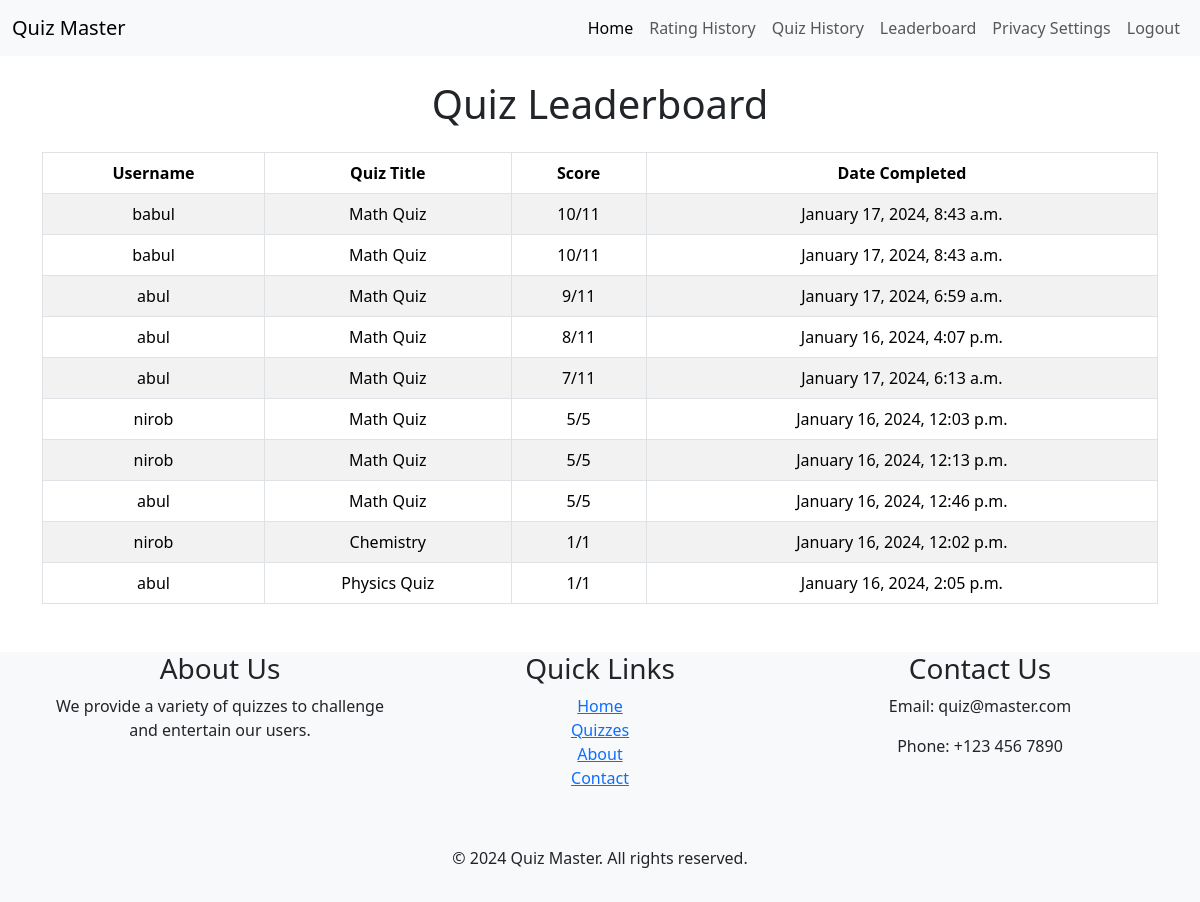
Screenshot of /leaderboard/ (signed in) with the database file from the repository.
### quizzes/models.py (models this page shows, shortened)
class UserQuizHistory(models.Model):
    user = models.ForeignKey(User, on_delete=models.CASCADE)
    quiz = models.ForeignKey(Quiz, on_delete=models.CASCADE)
    score = models.IntegerField()
    totalMarks = models.IntegerField(default=0)
    completed_at = models.DateTimeField(auto_now_add=True)
    selected_choices = models.ManyToManyField(
        Choice, related_name='selected_choices', blank=True)

class Quiz(models.Model):
    title = models.CharField(max_length=255)
    description = models.TextField()
    category = models.ForeignKey(Category, on_delete=models.CASCADE)
    has_time_limit = models.BooleanField(default=False)
    created_at = models.DateTimeField(auto_now_add=True, editable=False)
    updated_at = models.DateTimeField(auto_now=True)
    image = models.ImageField(upload_to='quizzes/media/uploads', null=True,
                              blank=True, help_text='Upload an image for the quiz')

### core/views.py (the view)
# urls.py: path('leaderboard/', leaderboard, name='leaderboard'),
@login_required
def leaderboard(request):
    top_scores = UserQuizHistory.objects.order_by('-score')[:10]
    context = {
        'top_scores': top_scores,
    }
    return render(request, 'leaderboard.html', context)

### core/templates/leaderboard.html
{% extends 'base.html' %}
{% block content %}
<div class="container mt-4">
    {% if top_scores %}
        <h1 class="text-center mb-4">Quiz Leaderboard</h1>
        <table class="table table-striped table-bordered text-center">
            <thead class="thead-dark">
                <tr>
                    <th scope="col">Username</th>
                    <th scope="col">Quiz Title</th>
                    <th scope="col">Score</th>
                    <th scope="col">Date Completed</th>
                </tr>
            </thead>
            <tbody>
                {% for score in top_scores %}
                <tr>
                    <td>{{ score.user.username }}</td>
                    <td>{{ score.quiz.title }}</td>
                    <td>{{ score.score }}/{{ score.totalMarks }}</td>
                    <td>{{ score.completed_at|date:"F j, Y, g:i a" }}</td>
                </tr>
                {% endfor %}
            </tbody>
        </table>
    {% else %}
        <div style="height: 500px;" class="d-flex justify-content-center align-items-center">
            <p>No scores available.</p>
        </div>
    {% endif %}
</div>
{% endblock %}

### rows the page displays
UserQuizHistory: user.username "babul", quiz "Math Quiz", score "10", totalMarks "11", completed_at "January 17, 2024, 8:43 a.m."
UserQuizHistory: user.username "babul", quiz "Math Quiz", score "10", totalMarks "11", completed_at "January 17, 2024, 8:43 a.m."
UserQuizHistory: user.username "abul", quiz "Math Quiz", score "9", totalMarks "11", completed_at "January 17, 2024, 6:59 a.m."
UserQuizHistory: user.username "abul", quiz "Math Quiz", score "8", totalMarks "11", completed_at "January 16, 2024, 4:07 p.m."
UserQuizHistory: user.username "abul", quiz "Math Quiz", score "7", totalMarks "11", completed_at "January 17, 2024, 6:13 a.m."
UserQuizHistory: user.username "nirob", quiz "Math Quiz", score "5", totalMarks "5", completed_at "January 16, 2024, 12:03 p.m."
UserQuizHistory: user.username "nirob", quiz "Math Quiz", score "5", totalMarks "5", completed_at "January 16, 2024, 12:13 p.m."
UserQuizHistory: user.username "abul", quiz "Math Quiz", score "5", totalMarks "5", completed_at "January 16, 2024, 12:46 p.m."
UserQuizHistory: user.username "nirob", quiz "Chemistry", score "1", totalMarks "1", completed_at "January 16, 2024, 12:02 p.m."
UserQuizHistory: user.username "abul", quiz "Physics Quiz", score "1", totalMarks "1", completed_at "January 16, 2024, 2:05 p.m."
